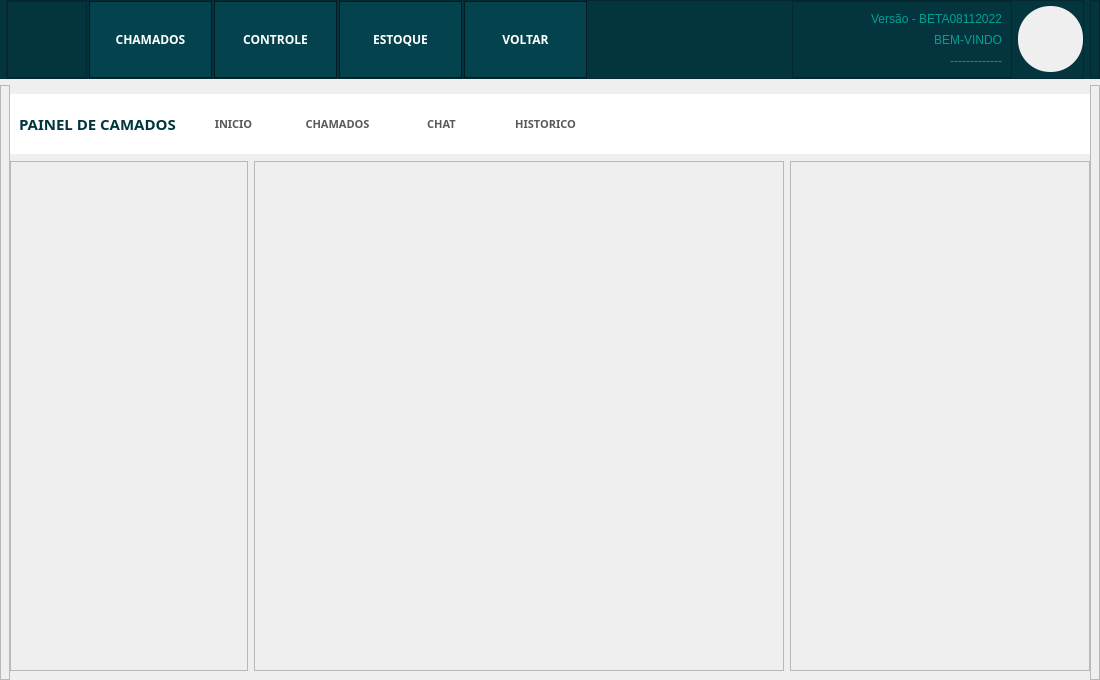
<?xml version="1.0" encoding="UTF-8"?>
<ui version="4.0">
 <class>MainChamado</class>
 <widget class="QMainWindow" name="MainChamado">
  <property name="geometry">
   <rect>
    <x>0</x>
    <y>0</y>
    <width>1100</width>
    <height>680</height>
   </rect>
  </property>
  <property name="minimumSize">
   <size>
    <width>1100</width>
    <height>680</height>
   </size>
  </property>
  <property name="windowTitle">
   <string>MainWindow</string>
  </property>
  <widget class="QWidget" name="centralwidget">
   <layout class="QVBoxLayout" name="verticalLayout_6">
    <property name="leftMargin">
     <number>0</number>
    </property>
    <property name="topMargin">
     <number>0</number>
    </property>
    <property name="rightMargin">
     <number>0</number>
    </property>
    <property name="bottomMargin">
     <number>0</number>
    </property>
    <item>
     <widget class="QFrame" name="frameBackMenu">
      <property name="minimumSize">
       <size>
        <width>0</width>
        <height>79</height>
       </size>
      </property>
      <property name="maximumSize">
       <size>
        <width>16777215</width>
        <height>79</height>
       </size>
      </property>
      <property name="styleSheet">
       <string notr="true">background-color: rgb(4, 52, 61);</string>
      </property>
      <property name="frameShape">
       <enum>QFrame::NoFrame</enum>
      </property>
      <property name="frameShadow">
       <enum>QFrame::Raised</enum>
      </property>
      <layout class="QHBoxLayout" name="horizontalLayout_14">
       <property name="leftMargin">
        <number>0</number>
       </property>
       <property name="topMargin">
        <number>0</number>
       </property>
       <property name="rightMargin">
        <number>0</number>
       </property>
       <property name="bottomMargin">
        <number>0</number>
       </property>
       <item>
        <widget class="QFrame" name="frame_11">
         <property name="sizePolicy">
          <sizepolicy hsizetype="Minimum" vsizetype="Preferred">
           <horstretch>0</horstretch>
           <verstretch>0</verstretch>
          </sizepolicy>
         </property>
         <property name="minimumSize">
          <size>
           <width>0</width>
           <height>0</height>
          </size>
         </property>
         <property name="frameShape">
          <enum>QFrame::StyledPanel</enum>
         </property>
         <property name="frameShadow">
          <enum>QFrame::Raised</enum>
         </property>
        </widget>
       </item>
       <item>
        <widget class="QFrame" name="frame_14">
         <property name="minimumSize">
          <size>
           <width>1000</width>
           <height>0</height>
          </size>
         </property>
         <property name="maximumSize">
          <size>
           <width>1300</width>
           <height>16777215</height>
          </size>
         </property>
         <property name="frameShape">
          <enum>QFrame::StyledPanel</enum>
         </property>
         <property name="frameShadow">
          <enum>QFrame::Raised</enum>
         </property>
         <layout class="QHBoxLayout" name="horizontalLayout">
          <property name="leftMargin">
           <number>0</number>
          </property>
          <property name="topMargin">
           <number>0</number>
          </property>
          <property name="rightMargin">
           <number>0</number>
          </property>
          <property name="bottomMargin">
           <number>0</number>
          </property>
          <item>
           <widget class="QFrame" name="frameBottons">
            <property name="minimumSize">
             <size>
              <width>580</width>
              <height>0</height>
             </size>
            </property>
            <property name="maximumSize">
             <size>
              <width>220</width>
              <height>16777215</height>
             </size>
            </property>
            <property name="frameShape">
             <enum>QFrame::NoFrame</enum>
            </property>
            <property name="frameShadow">
             <enum>QFrame::Raised</enum>
            </property>
            <layout class="QHBoxLayout" name="horizontalLayout_2">
             <property name="spacing">
              <number>2</number>
             </property>
             <property name="leftMargin">
              <number>0</number>
             </property>
             <property name="topMargin">
              <number>0</number>
             </property>
             <property name="rightMargin">
              <number>0</number>
             </property>
             <property name="bottomMargin">
              <number>0</number>
             </property>
             <item>
              <widget class="QFrame" name="frame_logo">
               <property name="minimumSize">
                <size>
                 <width>80</width>
                 <height>0</height>
                </size>
               </property>
               <property name="maximumSize">
                <size>
                 <width>80</width>
                 <height>16777215</height>
                </size>
               </property>
               <property name="styleSheet">
                <string notr="true">background-image: url(:/cad/login/LOGOQ.png);
background-position:center;
background-repeat: no-repeat;
</string>
               </property>
               <property name="frameShape">
                <enum>QFrame::StyledPanel</enum>
               </property>
               <property name="frameShadow">
                <enum>QFrame::Raised</enum>
               </property>
              </widget>
             </item>
             <item>
              <widget class="QPushButton" name="pushButtonChamados">
               <property name="sizePolicy">
                <sizepolicy hsizetype="Minimum" vsizetype="Minimum">
                 <horstretch>0</horstretch>
                 <verstretch>0</verstretch>
                </sizepolicy>
               </property>
               <property name="minimumSize">
                <size>
                 <width>108</width>
                 <height>0</height>
                </size>
               </property>
               <property name="font">
                <font>
                 <family>Asap</family>
                 <pointsize>9</pointsize>
                 <weight>75</weight>
                 <bold>true</bold>
                </font>
               </property>
               <property name="cursor">
                <cursorShape>PointingHandCursor</cursorShape>
               </property>
               <property name="styleSheet">
                <string notr="true">QPushButton{
	
	
	background-color: rgb(4, 66, 77);
	color: rgb(255, 255, 255);
	border: 1px solid;
	border-color: rgb(2, 28, 33);
}

QPushButton:hover {
	
	background-color: rgb(5, 75, 88);
}
QPushButton:pressed {
	
	background-color: rgb(2, 38, 45);
}</string>
               </property>
               <property name="text">
                <string>CHAMADOS</string>
               </property>
              </widget>
             </item>
             <item>
              <widget class="QPushButton" name="pushButtonControle">
               <property name="sizePolicy">
                <sizepolicy hsizetype="Minimum" vsizetype="Minimum">
                 <horstretch>0</horstretch>
                 <verstretch>0</verstretch>
                </sizepolicy>
               </property>
               <property name="minimumSize">
                <size>
                 <width>108</width>
                 <height>0</height>
                </size>
               </property>
               <property name="font">
                <font>
                 <family>Asap</family>
                 <pointsize>9</pointsize>
                 <weight>75</weight>
                 <bold>true</bold>
                </font>
               </property>
               <property name="cursor">
                <cursorShape>PointingHandCursor</cursorShape>
               </property>
               <property name="styleSheet">
                <string notr="true">QPushButton{
	
	
	background-color: rgb(4, 66, 77);
	color: rgb(255, 255, 255);
	border: 1px solid;
	border-color: rgb(2, 28, 33);
}

QPushButton:hover {
	
	background-color: rgb(5, 75, 88);
}
QPushButton:pressed {
	
	background-color: rgb(2, 38, 45);
}</string>
               </property>
               <property name="text">
                <string>CONTROLE</string>
               </property>
              </widget>
             </item>
             <item>
              <widget class="QPushButton" name="pushButtonEstoque">
               <property name="sizePolicy">
                <sizepolicy hsizetype="Minimum" vsizetype="Minimum">
                 <horstretch>0</horstretch>
                 <verstretch>0</verstretch>
                </sizepolicy>
               </property>
               <property name="minimumSize">
                <size>
                 <width>108</width>
                 <height>0</height>
                </size>
               </property>
               <property name="font">
                <font>
                 <family>Asap</family>
                 <pointsize>9</pointsize>
                 <weight>75</weight>
                 <bold>true</bold>
                </font>
               </property>
               <property name="cursor">
                <cursorShape>PointingHandCursor</cursorShape>
               </property>
               <property name="styleSheet">
                <string notr="true">QPushButton{
	
	
	background-color: rgb(4, 66, 77);
	color: rgb(255, 255, 255);
	border: 1px solid;
	border-color: rgb(2, 28, 33);
}

QPushButton:hover {
	
	background-color: rgb(5, 75, 88);
}
QPushButton:pressed {
	
	background-color: rgb(2, 38, 45);
}</string>
               </property>
               <property name="text">
                <string>ESTOQUE</string>
               </property>
              </widget>
             </item>
             <item>
              <widget class="QPushButton" name="pushButtonVoltar">
               <property name="sizePolicy">
                <sizepolicy hsizetype="Minimum" vsizetype="Minimum">
                 <horstretch>0</horstretch>
                 <verstretch>0</verstretch>
                </sizepolicy>
               </property>
               <property name="minimumSize">
                <size>
                 <width>108</width>
                 <height>0</height>
                </size>
               </property>
               <property name="font">
                <font>
                 <family>Asap</family>
                 <pointsize>9</pointsize>
                 <weight>75</weight>
                 <bold>true</bold>
                </font>
               </property>
               <property name="cursor">
                <cursorShape>PointingHandCursor</cursorShape>
               </property>
               <property name="styleSheet">
                <string notr="true">QPushButton{
	
	
	background-color: rgb(4, 66, 77);
	color: rgb(255, 255, 255);
	border: 1px solid;
	border-color: rgb(2, 28, 33);
}

QPushButton:hover {
	
	background-color: rgb(5, 75, 88);
}
QPushButton:pressed {
	
	background-color: rgb(2, 38, 45);
}</string>
               </property>
               <property name="text">
                <string>VOLTAR</string>
               </property>
              </widget>
             </item>
            </layout>
           </widget>
          </item>
          <item>
           <spacer name="horizontalSpacer">
            <property name="orientation">
             <enum>Qt::Horizontal</enum>
            </property>
            <property name="sizeHint" stdset="0">
             <size>
              <width>78</width>
              <height>20</height>
             </size>
            </property>
           </spacer>
          </item>
          <item>
           <widget class="QFrame" name="frame_69">
            <property name="minimumSize">
             <size>
              <width>200</width>
              <height>0</height>
             </size>
            </property>
            <property name="frameShape">
             <enum>QFrame::StyledPanel</enum>
            </property>
            <property name="frameShadow">
             <enum>QFrame::Raised</enum>
            </property>
            <layout class="QVBoxLayout" name="verticalLayout_45">
             <item>
              <widget class="QLabel" name="label_68">
               <property name="minimumSize">
                <size>
                 <width>200</width>
                 <height>0</height>
                </size>
               </property>
               <property name="styleSheet">
                <string notr="true">color: rgb(0, 161, 148);</string>
               </property>
               <property name="text">
                <string>Versão - BETA08112022</string>
               </property>
               <property name="alignment">
                <set>Qt::AlignRight|Qt::AlignTrailing|Qt::AlignVCenter</set>
               </property>
              </widget>
             </item>
             <item>
              <widget class="QLabel" name="label_69">
               <property name="styleSheet">
                <string notr="true">color: rgb(0, 161, 148);</string>
               </property>
               <property name="text">
                <string>BEM-VINDO</string>
               </property>
               <property name="alignment">
                <set>Qt::AlignRight|Qt::AlignTrailing|Qt::AlignVCenter</set>
               </property>
              </widget>
             </item>
             <item>
              <widget class="QLabel" name="label_95">
               <property name="styleSheet">
                <string notr="true">color: rgb(0, 161, 148);</string>
               </property>
               <property name="text">
                <string>-------------</string>
               </property>
               <property name="alignment">
                <set>Qt::AlignRight|Qt::AlignTrailing|Qt::AlignVCenter</set>
               </property>
              </widget>
             </item>
            </layout>
           </widget>
          </item>
          <item>
           <widget class="QFrame" name="frame">
            <property name="minimumSize">
             <size>
              <width>65</width>
              <height>65</height>
             </size>
            </property>
            <property name="maximumSize">
             <size>
              <width>66</width>
              <height>66</height>
             </size>
            </property>
            <property name="styleSheet">
             <string notr="true">background-color: rgb(239, 239, 239);
border-radius: 32px</string>
            </property>
            <property name="frameShape">
             <enum>QFrame::StyledPanel</enum>
            </property>
            <property name="frameShadow">
             <enum>QFrame::Raised</enum>
            </property>
           </widget>
          </item>
         </layout>
        </widget>
       </item>
       <item>
        <widget class="QFrame" name="frame_13">
         <property name="sizePolicy">
          <sizepolicy hsizetype="Minimum" vsizetype="Preferred">
           <horstretch>0</horstretch>
           <verstretch>0</verstretch>
          </sizepolicy>
         </property>
         <property name="minimumSize">
          <size>
           <width>10</width>
           <height>0</height>
          </size>
         </property>
         <property name="frameShape">
          <enum>QFrame::StyledPanel</enum>
         </property>
         <property name="frameShadow">
          <enum>QFrame::Raised</enum>
         </property>
        </widget>
       </item>
      </layout>
     </widget>
    </item>
    <item>
     <widget class="QFrame" name="frameBody">
      <property name="styleSheet">
       <string notr="true"/>
      </property>
      <property name="frameShape">
       <enum>QFrame::NoFrame</enum>
      </property>
      <property name="frameShadow">
       <enum>QFrame::Raised</enum>
      </property>
      <layout class="QHBoxLayout" name="horizontalLayout_4">
       <property name="spacing">
        <number>0</number>
       </property>
       <property name="leftMargin">
        <number>0</number>
       </property>
       <property name="topMargin">
        <number>0</number>
       </property>
       <property name="rightMargin">
        <number>0</number>
       </property>
       <property name="bottomMargin">
        <number>0</number>
       </property>
       <item>
        <widget class="QFrame" name="frame_4">
         <property name="sizePolicy">
          <sizepolicy hsizetype="Minimum" vsizetype="Preferred">
           <horstretch>0</horstretch>
           <verstretch>0</verstretch>
          </sizepolicy>
         </property>
         <property name="minimumSize">
          <size>
           <width>10</width>
           <height>0</height>
          </size>
         </property>
         <property name="frameShape">
          <enum>QFrame::StyledPanel</enum>
         </property>
         <property name="frameShadow">
          <enum>QFrame::Raised</enum>
         </property>
        </widget>
       </item>
       <item>
        <widget class="QFrame" name="frameContainerBody">
         <property name="sizePolicy">
          <sizepolicy hsizetype="Preferred" vsizetype="Preferred">
           <horstretch>5</horstretch>
           <verstretch>0</verstretch>
          </sizepolicy>
         </property>
         <property name="minimumSize">
          <size>
           <width>1000</width>
           <height>0</height>
          </size>
         </property>
         <property name="maximumSize">
          <size>
           <width>1300</width>
           <height>16777215</height>
          </size>
         </property>
         <property name="styleSheet">
          <string notr="true"/>
         </property>
         <property name="frameShape">
          <enum>QFrame::NoFrame</enum>
         </property>
         <property name="frameShadow">
          <enum>QFrame::Raised</enum>
         </property>
         <layout class="QVBoxLayout" name="verticalLayout_2">
          <property name="spacing">
           <number>9</number>
          </property>
          <property name="leftMargin">
           <number>0</number>
          </property>
          <property name="topMargin">
           <number>7</number>
          </property>
          <property name="rightMargin">
           <number>0</number>
          </property>
          <property name="bottomMargin">
           <number>9</number>
          </property>
          <item>
           <widget class="QFrame" name="frameSubmenu">
            <property name="sizePolicy">
             <sizepolicy hsizetype="Expanding" vsizetype="Minimum">
              <horstretch>20</horstretch>
              <verstretch>20</verstretch>
             </sizepolicy>
            </property>
            <property name="minimumSize">
             <size>
              <width>1000</width>
              <height>60</height>
             </size>
            </property>
            <property name="maximumSize">
             <size>
              <width>1300</width>
              <height>55</height>
             </size>
            </property>
            <property name="styleSheet">
             <string notr="true">background-color: rgb(255, 255, 255);</string>
            </property>
            <property name="frameShape">
             <enum>QFrame::NoFrame</enum>
            </property>
            <property name="frameShadow">
             <enum>QFrame::Raised</enum>
            </property>
            <layout class="QHBoxLayout" name="horizontalLayout_8">
             <property name="spacing">
              <number>11</number>
             </property>
             <property name="topMargin">
              <number>0</number>
             </property>
             <property name="bottomMargin">
              <number>0</number>
             </property>
             <item>
              <widget class="QLabel" name="labelNomemodulo">
               <property name="font">
                <font>
                 <family>Asap</family>
                 <pointsize>11</pointsize>
                 <weight>75</weight>
                 <bold>true</bold>
                </font>
               </property>
               <property name="styleSheet">
                <string notr="true">color: rgb(0, 53, 62);</string>
               </property>
               <property name="text">
                <string>PAINEL DE CAMADOS</string>
               </property>
              </widget>
             </item>
             <item>
              <widget class="QPushButton" name="pushButtonInicio">
               <property name="sizePolicy">
                <sizepolicy hsizetype="Minimum" vsizetype="Minimum">
                 <horstretch>0</horstretch>
                 <verstretch>0</verstretch>
                </sizepolicy>
               </property>
               <property name="minimumSize">
                <size>
                 <width>93</width>
                 <height>0</height>
                </size>
               </property>
               <property name="font">
                <font>
                 <family>Asap</family>
                 <pointsize>8</pointsize>
                 <weight>75</weight>
                 <bold>true</bold>
                </font>
               </property>
               <property name="cursor">
                <cursorShape>PointingHandCursor</cursorShape>
               </property>
               <property name="styleSheet">
                <string notr="true">QPushButton{
	
	background-color: rgb(255, 255, 255);
	color: rgb(89, 89, 89);
	border: 1px solid;
	border-color: rgb(255, 255, 255);
}

QPushButton:hover {
	color: rgb(0, 53, 62);
	
	background-color: rgb(240, 240, 240);
	border: 1px solid;
	
	
	border-color: rgb(223, 223, 223);
}
QPushButton:pressed {
	
	
	background-color: rgb(188, 188, 188);
}</string>
               </property>
               <property name="text">
                <string>INICIO</string>
               </property>
              </widget>
             </item>
             <item>
              <widget class="QPushButton" name="pushButtonUser">
               <property name="sizePolicy">
                <sizepolicy hsizetype="Minimum" vsizetype="Minimum">
                 <horstretch>0</horstretch>
                 <verstretch>0</verstretch>
                </sizepolicy>
               </property>
               <property name="minimumSize">
                <size>
                 <width>93</width>
                 <height>0</height>
                </size>
               </property>
               <property name="font">
                <font>
                 <family>Asap</family>
                 <pointsize>8</pointsize>
                 <weight>75</weight>
                 <bold>true</bold>
                </font>
               </property>
               <property name="cursor">
                <cursorShape>PointingHandCursor</cursorShape>
               </property>
               <property name="styleSheet">
                <string notr="true">QPushButton{
	
	background-color: rgb(255, 255, 255);
	color: rgb(89, 89, 89);
	border: 1px solid;
	border-color: rgb(255, 255, 255);
}

QPushButton:hover {
	color: rgb(0, 53, 62);
	
	background-color: rgb(240, 240, 240);
	border: 1px solid;
	
	
	border-color: rgb(223, 223, 223);
}
QPushButton:pressed {
	
	
	background-color: rgb(188, 188, 188);
}</string>
               </property>
               <property name="text">
                <string>CHAMADOS</string>
               </property>
              </widget>
             </item>
             <item>
              <widget class="QPushButton" name="pushButtonCadastro">
               <property name="sizePolicy">
                <sizepolicy hsizetype="Minimum" vsizetype="Minimum">
                 <horstretch>0</horstretch>
                 <verstretch>0</verstretch>
                </sizepolicy>
               </property>
               <property name="minimumSize">
                <size>
                 <width>93</width>
                 <height>0</height>
                </size>
               </property>
               <property name="font">
                <font>
                 <family>Asap</family>
                 <pointsize>8</pointsize>
                 <weight>75</weight>
                 <bold>true</bold>
                </font>
               </property>
               <property name="cursor">
                <cursorShape>PointingHandCursor</cursorShape>
               </property>
               <property name="styleSheet">
                <string notr="true">QPushButton{
	
	background-color: rgb(255, 255, 255);
	color: rgb(89, 89, 89);
	border: 1px solid;
	border-color: rgb(255, 255, 255);
}

QPushButton:hover {
	color: rgb(0, 53, 62);
	
	background-color: rgb(240, 240, 240);
	border: 1px solid;
	
	
	border-color: rgb(223, 223, 223);
}
QPushButton:pressed {
	
	
	background-color: rgb(188, 188, 188);
}</string>
               </property>
               <property name="text">
                <string>CHAT</string>
               </property>
              </widget>
             </item>
             <item>
              <widget class="QPushButton" name="pushButtonHistorico">
               <property name="sizePolicy">
                <sizepolicy hsizetype="Minimum" vsizetype="Minimum">
                 <horstretch>0</horstretch>
                 <verstretch>0</verstretch>
                </sizepolicy>
               </property>
               <property name="minimumSize">
                <size>
                 <width>93</width>
                 <height>0</height>
                </size>
               </property>
               <property name="font">
                <font>
                 <family>Asap</family>
                 <pointsize>8</pointsize>
                 <weight>75</weight>
                 <bold>true</bold>
                </font>
               </property>
               <property name="cursor">
                <cursorShape>PointingHandCursor</cursorShape>
               </property>
               <property name="styleSheet">
                <string notr="true">QPushButton{
	
	background-color: rgb(255, 255, 255);
	color: rgb(89, 89, 89);
	border: 1px solid;
	border-color: rgb(255, 255, 255);
}

QPushButton:hover {
	color: rgb(0, 53, 62);
	
	background-color: rgb(240, 240, 240);
	border: 1px solid;
	
	
	border-color: rgb(223, 223, 223);
}
QPushButton:pressed {
	
	
	background-color: rgb(188, 188, 188);
}</string>
               </property>
               <property name="text">
                <string>HISTORICO</string>
               </property>
              </widget>
             </item>
             <item>
              <spacer name="horizontalSpacer_2">
               <property name="orientation">
                <enum>Qt::Horizontal</enum>
               </property>
               <property name="sizeHint" stdset="0">
                <size>
                 <width>40</width>
                 <height>20</height>
                </size>
               </property>
              </spacer>
             </item>
            </layout>
           </widget>
          </item>
          <item>
           <widget class="QStackedWidget" name="stackedWidget">
            <property name="sizePolicy">
             <sizepolicy hsizetype="Expanding" vsizetype="Preferred">
              <horstretch>20</horstretch>
              <verstretch>0</verstretch>
             </sizepolicy>
            </property>
            <property name="minimumSize">
             <size>
              <width>1000</width>
              <height>0</height>
             </size>
            </property>
            <property name="maximumSize">
             <size>
              <width>1300</width>
              <height>16777215</height>
             </size>
            </property>
            <property name="styleSheet">
             <string notr="true"/>
            </property>
            <property name="currentIndex">
             <number>1</number>
            </property>
            <widget class="QWidget" name="pageHome"/>
            <widget class="QWidget" name="pageChamados">
             <layout class="QHBoxLayout" name="horizontalLayout_3">
              <property name="leftMargin">
               <number>0</number>
              </property>
              <property name="topMargin">
               <number>0</number>
              </property>
              <property name="rightMargin">
               <number>0</number>
              </property>
              <property name="bottomMargin">
               <number>0</number>
              </property>
              <item>
               <widget class="QFrame" name="frame_2">
                <property name="minimumSize">
                 <size>
                  <width>216</width>
                  <height>0</height>
                 </size>
                </property>
                <property name="frameShape">
                 <enum>QFrame::StyledPanel</enum>
                </property>
                <property name="frameShadow">
                 <enum>QFrame::Raised</enum>
                </property>
               </widget>
              </item>
              <item>
               <widget class="QFrame" name="frame_3">
                <property name="minimumSize">
                 <size>
                  <width>530</width>
                  <height>0</height>
                 </size>
                </property>
                <property name="frameShape">
                 <enum>QFrame::StyledPanel</enum>
                </property>
                <property name="frameShadow">
                 <enum>QFrame::Raised</enum>
                </property>
               </widget>
              </item>
              <item>
               <widget class="QFrame" name="frame_5">
                <property name="minimumSize">
                 <size>
                  <width>300</width>
                  <height>0</height>
                 </size>
                </property>
                <property name="frameShape">
                 <enum>QFrame::StyledPanel</enum>
                </property>
                <property name="frameShadow">
                 <enum>QFrame::Raised</enum>
                </property>
               </widget>
              </item>
             </layout>
            </widget>
            <widget class="QWidget" name="pageChat"/>
           </widget>
          </item>
         </layout>
        </widget>
       </item>
       <item>
        <widget class="QFrame" name="frame_6">
         <property name="sizePolicy">
          <sizepolicy hsizetype="Minimum" vsizetype="Preferred">
           <horstretch>0</horstretch>
           <verstretch>0</verstretch>
          </sizepolicy>
         </property>
         <property name="minimumSize">
          <size>
           <width>10</width>
           <height>0</height>
          </size>
         </property>
         <property name="frameShape">
          <enum>QFrame::StyledPanel</enum>
         </property>
         <property name="frameShadow">
          <enum>QFrame::Raised</enum>
         </property>
        </widget>
       </item>
      </layout>
     </widget>
    </item>
   </layout>
  </widget>
 </widget>
 <resources>
  <include location="cadastro.qrc"/>
 </resources>
 <connections/>
</ui>
